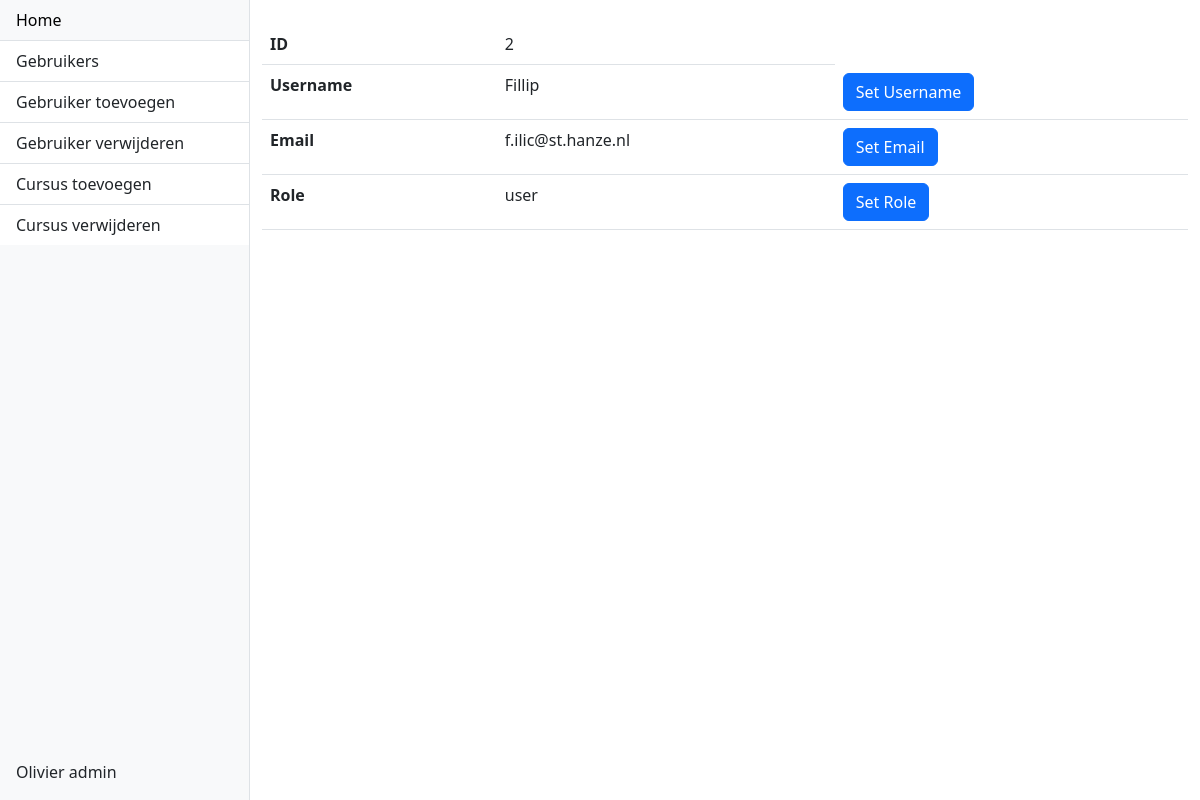
Before: /admin/gebruikers?id=2 (signed in) with the older database file.
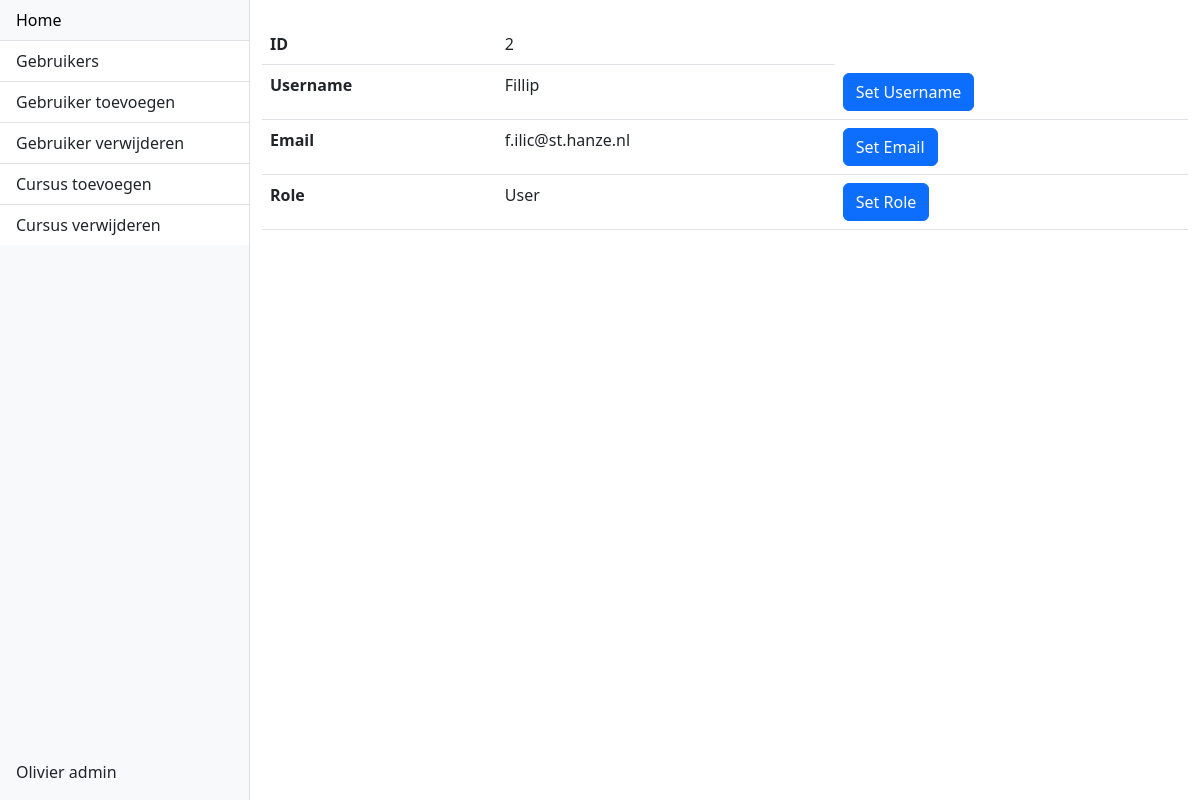
After: the same page with the newer database file.
### models.py (models this page shows, shortened)
class User(db.Model, UserMixin):
    __tablename__ = 'users'
    id = db.Column(db.Integer, primary_key=True, autoincrement=True)
    email = db.Column(db.String(), nullable=False, unique=True)
    username = db.Column(db.String(), nullable=False, unique=True)
    role = db.Column(db.String(), nullable=False, default='user')
    password_hash = db.Column(db.String(128))

### admin/views.py (the view, shortened to what this page needs)
@admin_blueprint.route('/gebruikers', methods=['GET', 'POST'])
@login_required
@admin_required
def gebruikers():
    emailform = SetEmail()
    usernameform = SetUsername()
    roleform = SetRole()
    if request.args.get('id') is not None:
        user = User.query.get(int(request.args.get('id')))
        return render_template('viewuser.html', user=user, emailform=emailform, usernameform=usernameform, roleform=roleform)
    users = User.query.all()
    print(users)
    return render_template('users.html', users=users)

### __init__.py (called while the page is built)
@login_manager.user_loader
def get_user(user_id):
    try:
        return User.query.get(int(user_id))
    except:
        return None

### admin/templates/viewuser.html (shortened to what this page needs)
{% extends 'adminbase.html' %} {% block content %} <table class="table">
  <tbody>
    <tr>
      <th scope="row">ID</th>
      <td>{{ user.id }}</td>
    </tr>
    <tr>
      <th scope="row">Username</th>
      <td>{{ user.username }}</td>
      <td>
        <button type="button" class="btn btn-primary" data-bs-toggle="modal" data-bs-target="#exampleModalUsername"> Set Username </button>
      </td>
    </tr>
    <tr>
      <th scope="row">Email</th>
      <td>{{ user.email }}</td>
      <td>
        <button type="button" class="btn btn-primary" data-bs-toggle="modal" data-bs-target="#exampleModalEmail"> Set Email </button>
      </td>
    </tr>
    <tr>
      <th scope="row">Role</th>
      <td>{{ user.role }}</td>
      <td>
        <button type="button" class="btn btn-primary" data-bs-toggle="modal" data-bs-target="#exampleModalRole"> Set Role </button>
      </td>
    </tr>
  </tbody>
</table> {% endblock %}

### admin/templates/adminbase.html (shortened to what this page needs)
<!DOCTYPE html>
<html lang="en">
<head>
  <link href="https://cdn.jsdelivr.net/npm/bootstrap@5.3.0-alpha1/dist/css/bootstrap.min.css" rel="stylesheet">
</head>
<body>
  <div class="d-flex" style="height: 100vh;">
    <div class="bg-light border-end" id="sidebar" style="flex: 0 0 250px;">
      <div class="d-flex flex-column h-100">
        <div class="list-group list-group-flush flex-grow-1">
          <a href="{{ url_for('index') }}" class="list-group-item list-group-item-action">Home</a>
          <a href="{{ url_for('admin.gebruikers') }}" class="list-group-item list-group-item-action">Gebruikers</a>
          <a href="#" class="list-group-item list-group-item-action">Gebruiker toevoegen</a>
          <a href="#" class="list-group-item list-group-item-action">Gebruiker verwijderen</a>
          <a href="#" class="list-group-item list-group-item-action">Cursus toevoegen</a>
          <a href="#" class="list-group-item list-group-item-action">Cursus verwijderen</a>
        </div>
        <div class="p-3">
          {% if current_user.is_authenticated %}
              <a href="#" class="list-group-item list-group-item-action">{{ current_user.username }} {{ current_user.role }}</a>
          {% endif %}
        </div>
      </div>
    </div>
    <div class="flex-grow-1">
      <div class="container py-4">
          {% block content %}
          {% endblock %}
      </div>
    </div>
  </div>
</body>
</html>

Changed rows visible on the page:
changed User "Fillip": role "user" → "User"
